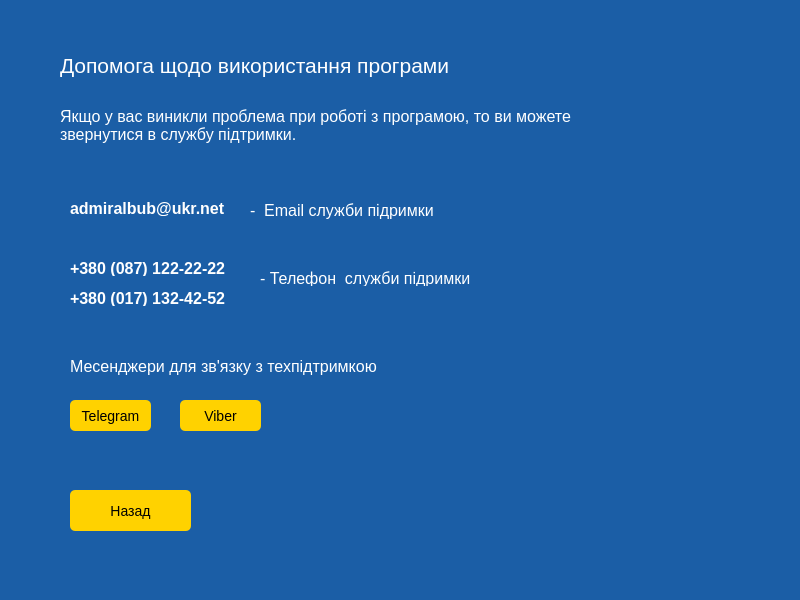
<?xml version="1.0" encoding="UTF-8"?>
<ui version="4.0">
 <class>HelpWindow</class>
 <widget class="QMainWindow" name="HelpWindow">
  <property name="geometry">
   <rect>
    <x>0</x>
    <y>0</y>
    <width>800</width>
    <height>600</height>
   </rect>
  </property>
  <property name="windowTitle">
   <string>MainWindow</string>
  </property>
  <property name="styleSheet">
   <string notr="true">background-color: #1B5EA6;
color:#fff;
font-size:16px;</string>
  </property>
  <widget class="QWidget" name="centralwidget">
   <widget class="QPushButton" name="back">
    <property name="geometry">
     <rect>
      <x>70</x>
      <y>490</y>
      <width>121</width>
      <height>41</height>
     </rect>
    </property>
    <property name="styleSheet">
     <string notr="true">#back {
   color:#000;
   border-radius:5px;
   background:#FFD200;
   font-size:14px;
   cursor:pointer;
}
#back:hover {
	 background:#fff;
     cursor:pointer;
}</string>
    </property>
    <property name="text">
     <string>Назад</string>
    </property>
   </widget>
   <widget class="QLabel" name="label">
    <property name="geometry">
     <rect>
      <x>60</x>
      <y>50</y>
      <width>431</width>
      <height>31</height>
     </rect>
    </property>
    <property name="styleSheet">
     <string notr="true">font-size:21px;</string>
    </property>
    <property name="text">
     <string>Допомога щодо використання програми</string>
    </property>
   </widget>
   <widget class="QLabel" name="label_2">
    <property name="geometry">
     <rect>
      <x>60</x>
      <y>100</y>
      <width>631</width>
      <height>51</height>
     </rect>
    </property>
    <property name="text">
     <string>Якщо у вас виникли проблема при роботі з програмою, то ви можете&lt;br&gt; звернутися в службу підтримки.
</string>
    </property>
   </widget>
   <widget class="QLabel" name="label_pic">
    <property name="geometry">
     <rect>
      <x>540</x>
      <y>180</y>
      <width>141</width>
      <height>131</height>
     </rect>
    </property>
    <property name="text">
     <string/>
    </property>
   </widget>
   <widget class="QLabel" name="label_3">
    <property name="geometry">
     <rect>
      <x>70</x>
      <y>200</y>
      <width>171</width>
      <height>16</height>
     </rect>
    </property>
    <property name="styleSheet">
     <string notr="true">font-weight:700;</string>
    </property>
    <property name="text">
     <string>admiralbub@ukr.net</string>
    </property>
   </widget>
   <widget class="QLabel" name="label_4">
    <property name="geometry">
     <rect>
      <x>250</x>
      <y>200</y>
      <width>241</width>
      <height>21</height>
     </rect>
    </property>
    <property name="text">
     <string>-  Email служби підримки</string>
    </property>
   </widget>
   <widget class="QLabel" name="label_5">
    <property name="geometry">
     <rect>
      <x>70</x>
      <y>260</y>
      <width>181</width>
      <height>16</height>
     </rect>
    </property>
    <property name="styleSheet">
     <string notr="true">font-weight:700;</string>
    </property>
    <property name="text">
     <string>+380 (087) 122-22-22</string>
    </property>
   </widget>
   <widget class="QLabel" name="label_6">
    <property name="geometry">
     <rect>
      <x>260</x>
      <y>270</y>
      <width>221</width>
      <height>16</height>
     </rect>
    </property>
    <property name="text">
     <string>- Телефон  служби підримки</string>
    </property>
   </widget>
   <widget class="QLabel" name="label_7">
    <property name="geometry">
     <rect>
      <x>70</x>
      <y>290</y>
      <width>191</width>
      <height>16</height>
     </rect>
    </property>
    <property name="styleSheet">
     <string notr="true">font-weight:700;</string>
    </property>
    <property name="text">
     <string>+380 (017) 132-42-52</string>
    </property>
   </widget>
   <widget class="QLabel" name="label_8">
    <property name="geometry">
     <rect>
      <x>70</x>
      <y>360</y>
      <width>311</width>
      <height>31</height>
     </rect>
    </property>
    <property name="text">
     <string>Месенджери для зв'язку з техпідтримкою
</string>
    </property>
   </widget>
   <widget class="QPushButton" name="telegram">
    <property name="geometry">
     <rect>
      <x>70</x>
      <y>400</y>
      <width>81</width>
      <height>31</height>
     </rect>
    </property>
    <property name="styleSheet">
     <string notr="true">#telegram {
   color:#000;
   border-radius:5px;
   background:#FFD200;
   font-size:14px;
   cursor:pointer;
}
#telegram:hover {
	 background:#fff;
     cursor:pointer;
}</string>
    </property>
    <property name="text">
     <string>Telegram</string>
    </property>
   </widget>
   <widget class="QPushButton" name="viber">
    <property name="geometry">
     <rect>
      <x>180</x>
      <y>400</y>
      <width>81</width>
      <height>31</height>
     </rect>
    </property>
    <property name="styleSheet">
     <string notr="true">#viber {
   color:#000;
   border-radius:5px;
   background:#FFD200;
   font-size:14px;
   cursor:pointer;
}
#viber:hover {
	 background:#fff;
     cursor:pointer;
}</string>
    </property>
    <property name="text">
     <string>Viber</string>
    </property>
   </widget>
  </widget>
  <widget class="QMenuBar" name="menubar">
   <property name="geometry">
    <rect>
     <x>0</x>
     <y>0</y>
     <width>800</width>
     <height>27</height>
    </rect>
   </property>
  </widget>
  <widget class="QStatusBar" name="statusbar"/>
 </widget>
 <resources/>
 <connections/>
</ui>
